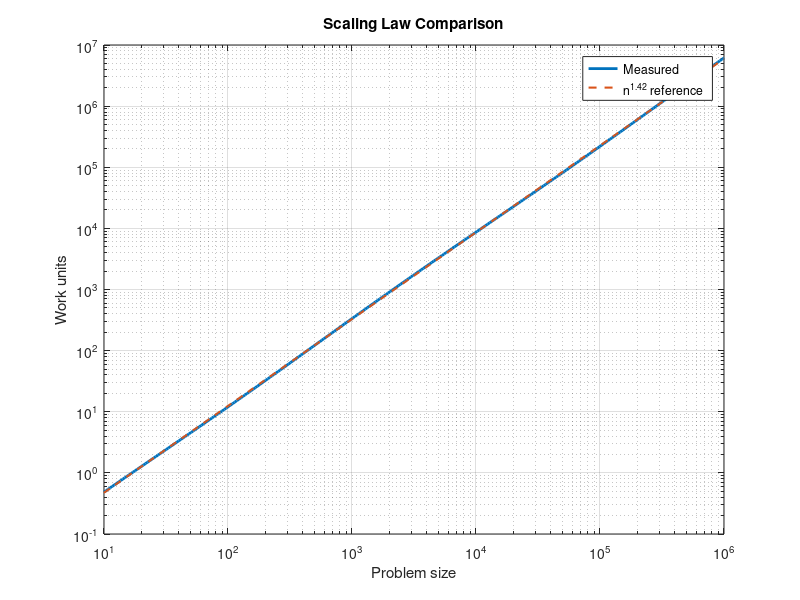

Write MATLAB code to recreate this figure.
problem_size = logspace(1, 6, 300);
measured = 0.018*problem_size.^1.42 .* (1 + 0.035*sin(log(problem_size)));
reference = 0.018*problem_size.^1.42;

h1 = loglog(problem_size, measured);
set(h1, 'LineWidth', 2, 'DisplayName', 'Measured');
hold on;
h2 = loglog(problem_size, reference, '--');
set(h2, 'LineWidth', 1.5, 'DisplayName', 'n^{1.42} reference');
hold off;
title('Scaling Law Comparison');
xlabel('Problem size');
ylabel('Work units');
legend();
grid on;
